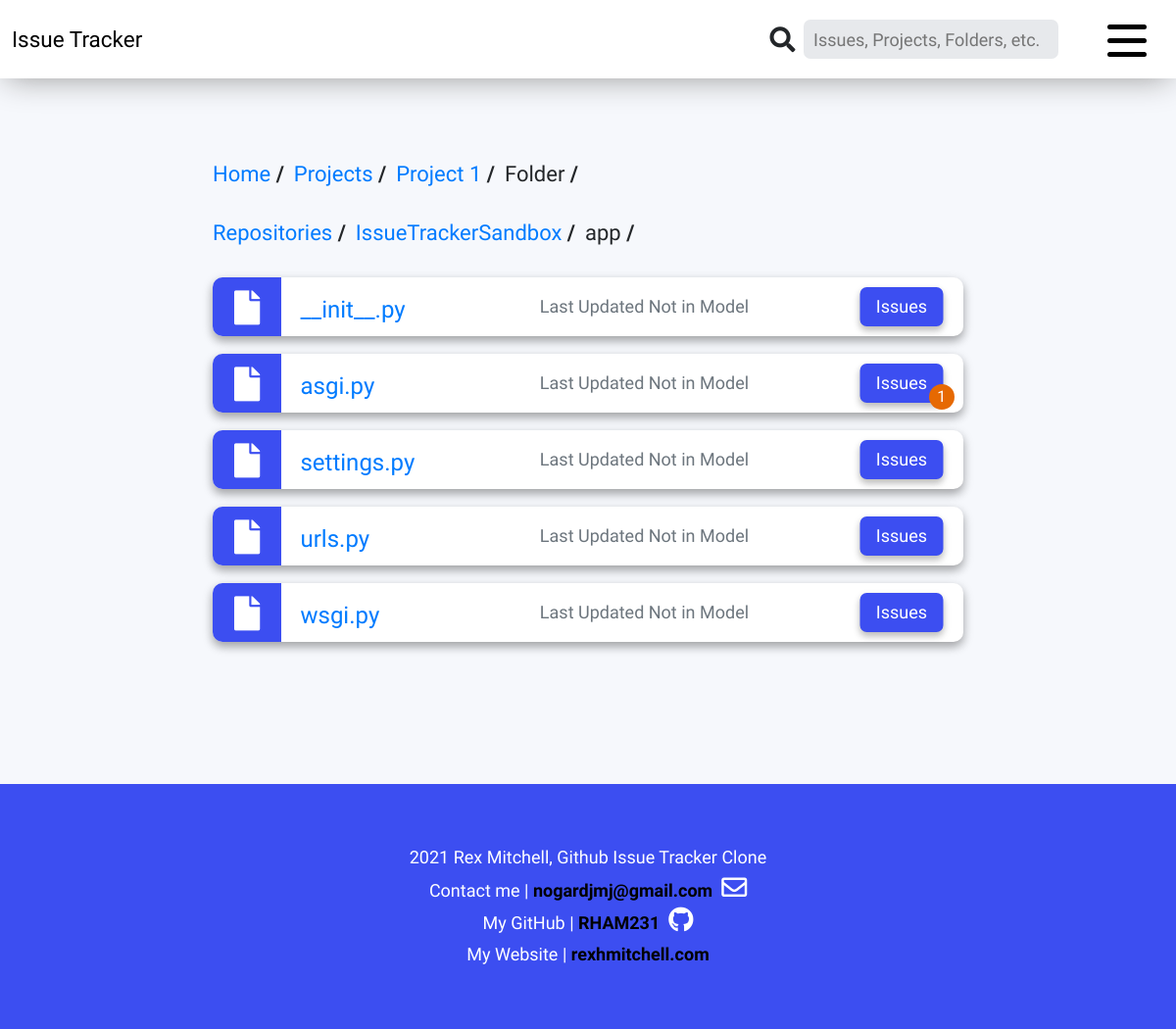
Page /Repositories/IssueTrackerSandbox/app_1/Folders/ on the committed database.
### repositories/models.py (models this page shows, shortened)
class RepoFile(models.Model):
    ENCODING_CHOICES = (
        ('base64', 'base64'),
    )
    name = models.CharField(max_length=100)
    path = models.CharField(max_length=150)
    data_type = models.CharField(max_length=4, choices=type_choices(), default='blob')
    content = models.TextField()
    encoding = models.CharField(max_length=50, choices=ENCODING_CHOICES, default='base64')
    size = models.CharField(max_length=10)
    sha = models.CharField(max_length=40)
    url = models.URLField(max_length=250)
    issuetracker_url_path = models.CharField(max_length=150)
    slug = models.SlugField(max_length = 200)
    repository = models.ForeignKey(
        Repository,
        max_length=100,
        on_delete=models.CASCADE,
        related_name='file_repo'
        )
    parent_folder = models.ForeignKey(
        RepoFolder,
        max_length=100,
        on_delete=models.CASCADE,
        related_name='folder_repo',
        blank=True
        )
    def __init__(self, *args, **kwargs):
        super (RepoFile, self).__init__(*args, **kwargs)
        self.__original_name = self.name

### repositories/views.py (the view)
# urls.py: path('<slug:folder_slug>/', FolderContentsListView.as_view(), name='root-contents'),
class FolderContentsListView(ListView):
    model = RepoFolder
    template_name = 'repositories/folder_contents.html'
    context_object_name = 'folder_contents'
    def get_queryset(self):
        parent_folder = RepoFolder.objects.get(slug=self.kwargs['folder_slug'])
        self.folder = parent_folder
        print('PRINTED FROM FOLDER VIEW')
        count = get_issue_count(332)
        print(count)
        queryset = RepoFolder.objects.filter(parent_folder=parent_folder).annotate(issue_count=Count('repofolder'))
        print(queryset)
        return queryset
    def get_context_data(self, **kwargs):
        context = super().get_context_data(**kwargs)
        context['title'] = 'Projects'
        files = RepoFile.objects.filter(parent_folder=self.folder).annotate(issue_count=Count('repofile'))
        context['folders_and_files'] = {
            'folders': context['folder_contents'],
            'files': files
            }
        return context

### base/forms.py
class MasterSearchForm(forms.Form):
    master_search = forms.CharField(
        required=False,
        widget=forms.TextInput(
            attrs={'placeholder':'Issues, Projects, Folders, etc.', 'class': 'ms-form-style'}
        )
    )

### base/context_processors.py (called while the page is built)
def Master_Search_Form(request):
    form_class = MasterSearchForm
    ms_search_form = form_class()
    return {
        'ms_search_form': ms_search_form,
    }

### base/path_converter.py (called while the page is built)
def expand_path(url_list):
    i=1
    expanded_url_list=[]
    while i <=len(url_list):
        expanded_url_list.append(url_list[0:i])
        i+=1
    if expanded_url_list[-1][-1] in ('Folders', 'Files'):
        expanded_url_list.remove(expanded_url_list[-2])
    return expanded_url_list

def path_to_namespace(paths):
    namespaces = []
    for path in paths:
        if isinstance(path, list):
            path[0] = '/' + path[0] + '/'
            path[0] = resolve(path[0]).url_name
        else:
            path = '/' + path + '/'
            path = resolve(path).url_name
        namespaces.append(path)
    return namespaces

### repositories/views.py (called while the page is built)
def get_issue_count(parent_id):
    LineOfCode.objects.filter
    issue_count = 1
    return issue_count

### repositories/templates/repositories/folder_contents.html (shortened to what this page needs)
{% extends "base/base.html" %}
{% load static %}
{% block content %}
<div class="container-no-margin pr-3 pl-3">
  <div class="row mt-1 mb-4">
    <div class="col-lg-8 col-lg-offset-2 col-md-10 col-md-offset-1 col-sm-10 col-sm-offset-1 mx-auto">
      <a href="" class="current-path">Home</a><a class="link-divider">&nbsp/&nbsp</a>
      <a href="" class="current-path">Projects</a><a class="link-divider">&nbsp/&nbsp</a>
      <a href="" class="current-path">Project 1</a><a class="link-divider">&nbsp/&nbsp</a>
      <a class="current-path">Folder</a><a class="link-divider">&nbsp/&nbsp</a>
    </div>
  </div>
  <div class="row mt-1 mb-4">
    <div class="col-lg-8 col-lg-offset-2 col-md-10 col-md-offset-1 col-sm-10 col-sm-offset-1 mx-auto">
      {% for key, value in current_path.items %}
        {% if forloop.last %}
          <a class="current-path">{{ key }}</a><a class="link-divider">&nbsp/&nbsp</a>
        {% elif forloop.first %}
          <a href="{% url value %}" class="current-path">{{ key }}</a><a class="link-divider">&nbsp/&nbsp</a>
        {% else %}
          <a href="{% url value.0 value.1 %}" class="current-path">{{ key }}</a><a class="link-divider">&nbsp/&nbsp</a>
        {% endif %}
      {% endfor %}
    </div>
  </div>
  {% for key, queryset in folders_and_files.items %}
    {% for instance in queryset %}
      <div class="row mb-3">
        <div class="col-lg-8 col-lg-offset-2 col-md-10 col-md-offset-1 col-sm-10 col-sm-offset-1 mx-auto">
          <div class="folder-file-box">
            <div class="row justify-content-end">
              <div class="mr-auto pl-custom">
                <div class="icon-tab-folder-file">
                  {% if key == 'folders' %}
                    <i class="fas fa-folder"></i>
                  {% elif key == 'files' %}
                    <i class="fas fa-file"></i>
                  {% endif %}
                </div>
                <div class="folder-file-header">
                  {% if key == 'folders' %}
                    {% if instance.path == '' %}
                      <a class="custom-header" href="{% url 'root-contents' instance.slug %}">
                    {% else %}
                      <a class="custom-header" href="{% url 'folder-contents' folder_path=instance.issuetracker_url_path folder_slug=instance.slug %}">
                    {% endif %}
                  {% elif key == 'files' %}
                    <a class="custom-header" href="{% url 'file-contents' file_path=instance.issuetracker_url_path file_slug=instance.slug %}">
                  {% endif %}
                    {{ instance.name }}
                    </a>
                </div>
              </div>
              <div class="mr-auto ml-auto">
                <div class="folder-file-date">
                  <a class="text-secondary dynamic-hide">Last Updated Not in Model</a>
                </div>
              </div>
              <div class="folder-file-button">
                <a href="" class="issue-button">Issues</a>
                {% if instance.issue_count > 99 %}
                  <div class="issues-count text-center count-small"><a>{{ instance.issue_count }}</a></div>
                {% elif instance.issue_count is 0 %}
                {% else %}
                  <div class="issues-count text-center"><a>{{ instance.issue_count }}</a></div>
                {% endif %}
              </div>
            </div>
          </div>
        </div>
      </div>
    {% endfor %}
  {% endfor %}
</div>
</div>
{% endblock content %}

### static/css/style.css (style rules this page uses)
body, html { height: 100%; margin: 0; font-size: 18px; font-family: "Varela Round", sans-serif; font-weight: 400; line-height: 1.8em; color: #232629; }
.container-no-margin { overflow-x: hidden; }
.current-path { font-size: 22px; }
.link-divider { font-size: 22px; font-weight: bold; }
.ms-form-style { width: 260px; height: 40px; background: #e7e9ec; border: none; border-radius: 7px; margin-right: 20px; padding-left: 10px; }
.button-style-global, .button-sync, .button-search, .delete-button, .sign-up-button, .form-button-cancel, .form-button, .close-button, .edit-issue-button, .new-issue-button, .issue-button { height: 40px; border-radius: 7px; box-shadow: 0 4px 8px 0 rgba(0, 0, 0, 0.15), 0 4px 6px 0 rgba(0, 0, 0, 0.15); padding: 0px 0px 0px 0px; }
.button-style-1, .edit-issue-button, .new-issue-button, .issue-button { width: 80px; border: none; background: #3c4ef1; color: #FFFFFF; display: flex; flex-direction: column; justify-content: center; text-align: center; }
.button-position-rel, .project-button, .folder-file-button { position: relative; width: 120px; height: 40px; }
.button-position-abs, .results-tile-description, .results-tile-title, .results-tile > i, .folder-file-button > .issues-count, .folder-file-button > a, .project-button > .issues-count, .project-button > a { position: absolute; transform: translate(-50%, -50%); }
.issue-button { width: 85px; }
.folder-file-button > a { top: 75%; left: 35%; }
.folder-file-button > .issues-count { top: 110%; left: 69%; }
.issues-count, .issues-count-btn { background-color: #e66902; border-radius: 13px; height: 26px; width: 26px; font-size: 16px; color: #FFFFFF; display: flex; flex-direction: column; justify-content: center; }
.inline-block-relative, .project-header, .folder-file-date, .icon-tab, .icon-tab-folder-file, .folder-file-header { display: inline-block; position: relative; }
.position-absolute, .search-glass > i, .icon-tab > i, .icon-tab-folder-file > i, .project-header > h4, .folder-file-date > a { position: absolute; transform: translate(-50%, -50%); }
.folder-file-box, .project-box { background: #FFFFFF; position: relative; border-radius: 10px; height: 60px; box-shadow: 0 5px 9px 0 rgba(0, 0, 0, 0.2), 0 4px 12px 0 rgba(0, 0, 0, 0.19); }
.folder-file-header { height: 60px; width: 100px; }
.folder-file-header > .custom-header { position: absolute; white-space: nowrap; font-size: 24px; width: 100px; height: 30px; top: 54%; left: -35%; transform: translate(50%, -50%); }
.icon-tab, .icon-tab-folder-file { background: #3c4ef1; border-radius: 10px 0px 0px 10px; height: 60px; width: 70px; }
.folder-file-date { height: 60px; width: 50px; }
.folder-file-date > a { white-space: nowrap; top: 50%; left: -50%; }
.icon-tab > i, .icon-tab-folder-file > i { font-size: 35px; color: #FFFFFF; top: 50%; left: 50%; }
.pl-custom { padding-left: 15px; }

### rows in the picture
RepoFile: name "__init__.py"
RepoFile: name "asgi.py", issue_count "1"
RepoFile: name "settings.py"
RepoFile: name "urls.py"
RepoFile: name "wsgi.py"

### other values in the picture
{{ key }} "Repositories"
{{ key }} "IssueTrackerSandbox"
{{ key }} "app"
